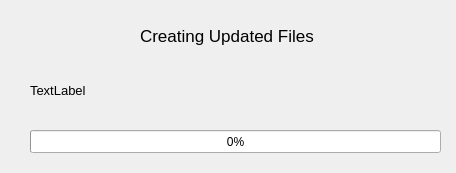
<?xml version="1.0" encoding="UTF-8"?>
<ui version="4.0">
 <class>copystatusdialog</class>
 <widget class="QDialog" name="copystatusdialog">
  <property name="geometry">
   <rect>
    <x>0</x>
    <y>0</y>
    <width>456</width>
    <height>173</height>
   </rect>
  </property>
  <property name="windowTitle">
   <string>copystatusdialog</string>
  </property>
  <widget class="QProgressBar" name="progressBar">
   <property name="geometry">
    <rect>
     <x>30</x>
     <y>130</y>
     <width>411</width>
     <height>23</height>
    </rect>
   </property>
   <property name="value">
    <number>0</number>
   </property>
  </widget>
  <widget class="QLabel" name="label">
   <property name="geometry">
    <rect>
     <x>140</x>
     <y>20</y>
     <width>181</width>
     <height>31</height>
    </rect>
   </property>
   <property name="font">
    <font>
     <pointsize>13</pointsize>
    </font>
   </property>
   <property name="text">
    <string>Creating Updated Files</string>
   </property>
  </widget>
  <widget class="QLabel" name="new_song_name">
   <property name="geometry">
    <rect>
     <x>30</x>
     <y>70</y>
     <width>371</width>
     <height>41</height>
    </rect>
   </property>
   <property name="font">
    <font>
     <pointsize>10</pointsize>
    </font>
   </property>
   <property name="text">
    <string>TextLabel</string>
   </property>
  </widget>
 </widget>
 <layoutdefault spacing="6" margin="11"/>
 <resources/>
 <connections/>
</ui>
